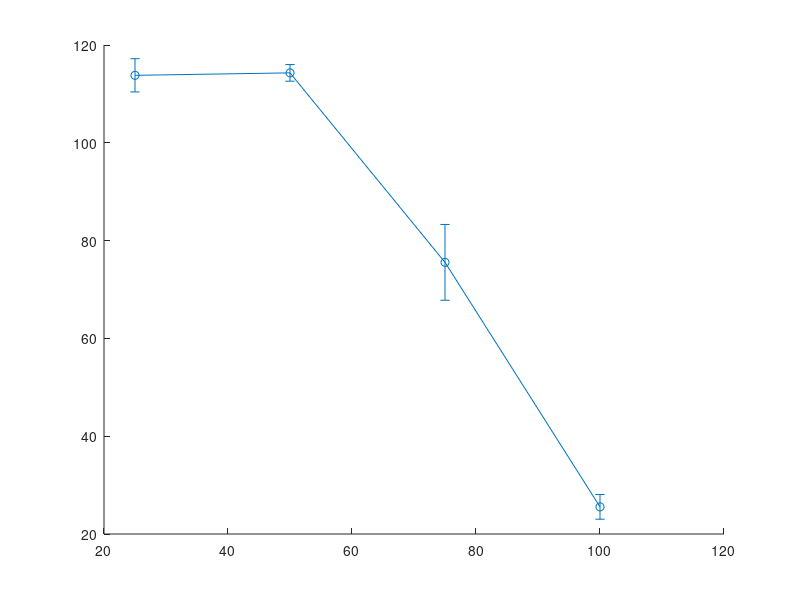

Write the MATLAB code that produced this figure. (Note: this script raises an error after producing the figure.)
% =========================================================================
% TÍTULO: Gráfica de Resistividad vs Porcentaje de Relleno (Infill)
% DESCRIPCIÓN: Script para procesamiento de datos de resistencia en función 
%              del porcentaje de relleno y cálculo de resistividad.
% =========================================================================

clear; clc; close all;

%% 1. ENTRADA DE DATOS EXPERIMENTALES
infill = [25, 50, 75, 100];          % Porcentaje de relleno (%)
R_mean = [455.2, 457.2, 302.2, 102.2]; % Resistencia promedio (Ohmios) calculada
R_std  = [13.6, 6.8, 31.0, 10.1];    % Desviación estándar

%% 2. PROCESAMIENTO Y CÁLCULO DE PARÁMETROS
% Factor Geométrico (A = 0.5 cm^2, L = 2 cm)
K = 0.25;

% Cálculo de Resistividad (Ohm*cm)
rho_mean = R_mean * K;
rho_std  = R_std * K;

%% 3. CREACIÓN Y CONFIGURACIÓN DE LA FIGURA
fig = figure('Color', 'w', 'Position', [100, 100, 1000, 800]);

errorbar(infill, rho_mean, rho_std, '-o', ...
    'LineWidth', 2, ...
    'MarkerSize', 10, ...
    'MarkerFaceColor', [0.85 0.33 0.10], ...
    'Color', 'k', ...
    'CapSize', 12);

%% 4. FORMATO
grid on;
ax = gca;
ax.GridLineStyle = '--';
ax.GridAlpha = 0.7;
ax.Position = [0.18, 0.19, 0.76, 0.75];

set(gcf, 'Color', 'w');
set(ax, 'Color', 'w', 'XColor', 'k', 'YColor', 'k');

% Etiquetas de los ejes
xlabel('Porcentaje de Relleno (%)', ...
    'FontSize', 34, 'FontWeight', 'bold', 'Color', 'k');
ylabel('Resistividad Promedio (\Omega\cdot cm)', ...
    'FontSize', 34, 'FontWeight', 'bold', 'Color', 'k');

% Límites y marcas
xlim([15 110]);
xticks([25, 50, 75, 100]);
set(ax, ...
    'FontSize', 28, ...
    'FontWeight', 'bold', ...
    'TickDir', 'out', ...
    'LineWidth', 2);

%% 5. EXPORTACIÓN DE IMAGEN 
exportgraphics(fig, 'resistividad_vs_infill.png', 'Resolution', 300);
disp('Gráfica de infill generada y exportada exitosamente.');
